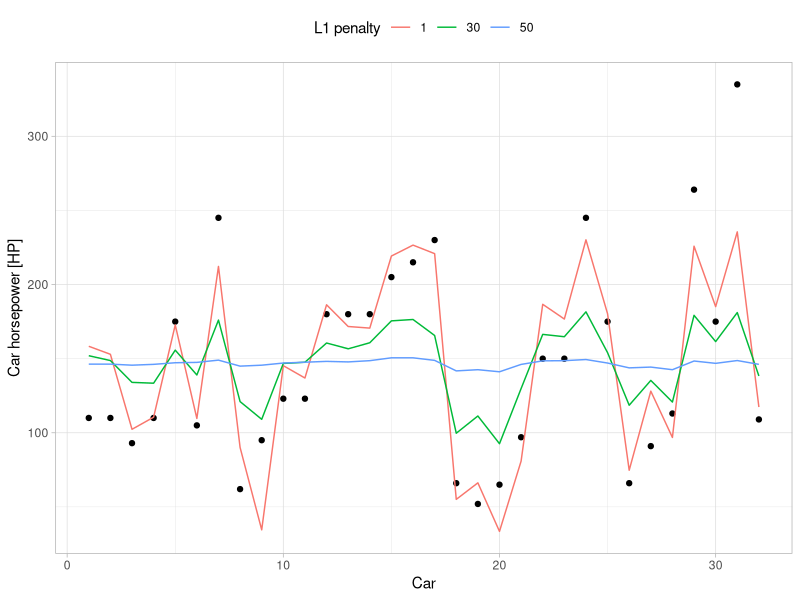
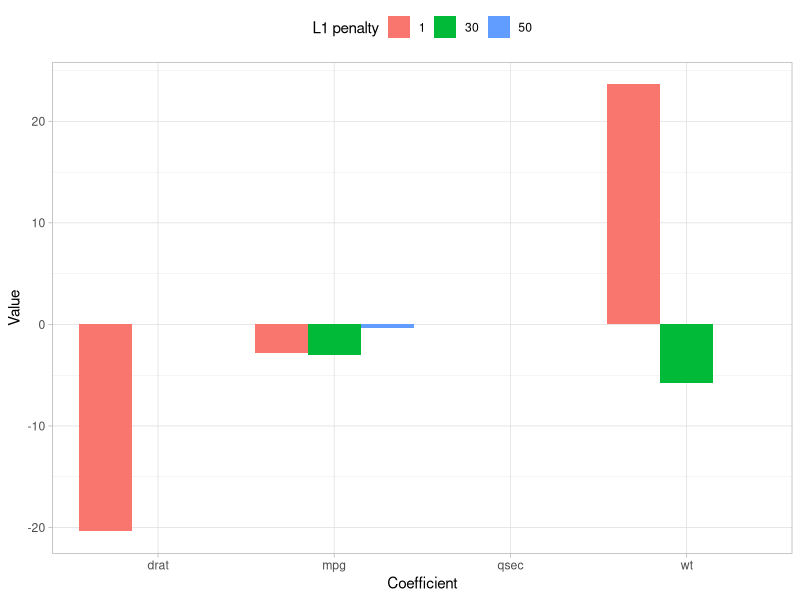

These figures' R source, in order:
library(glmnet)
library(ggplot2)
theme_set(theme_light() + theme(legend.position = "top")) # ggplot2 theme
set.seed(1337)

y <- mtcars$hp
x <- data.matrix(mtcars[, c('mpg', 'wt', 'drat', 'qsec')])

fit_plot <-
  ggplot(mtcars, aes(x = seq(hp))) +
  geom_point(aes(y = hp)) +
  xlab("Car") +
  ylab("Car horsepower [HP]")

df_model_coeffs <- data.frame(name = c(),
                              coefficient = c(),
                              lambda = c())

for (lambda in c(1, 30, 50)) {
  model <- glmnet(x, y, alpha = 1, lambda = lambda)
  y_predicted <- predict(model, s = lambda, newx = x)
  
  fit_plot <-
    fit_plot + geom_line(aes_string(y = y_predicted, color = factor(lambda)))
  
  model_coeffs <- coef(model)
  print(model_coeffs)
  
  df_model_coeffs <-
    rbind(
      df_model_coeffs,
      data.frame(
        name = model_coeffs@Dimnames[[1]][2:length(model_coeffs)],
        coefficient = model_coeffs@x[2:length(model_coeffs)],
        lambda = lambda
      )
    )
}

fit_plot <- fit_plot + scale_color_discrete(name = "L1 penalty")
print(fit_plot)

df_model_coeffs[is.na(df_model_coeffs)] <- 0
ggplot(df_model_coeffs,
       aes(
         x = name,
         y = coefficient,
         fill = as.character(lambda)
       )) +
  geom_bar(stat = "identity", position = position_dodge()) +
  xlab("Coefficient") +
  ylab("Value") +
  scale_fill_discrete(name = "L1 penalty")
